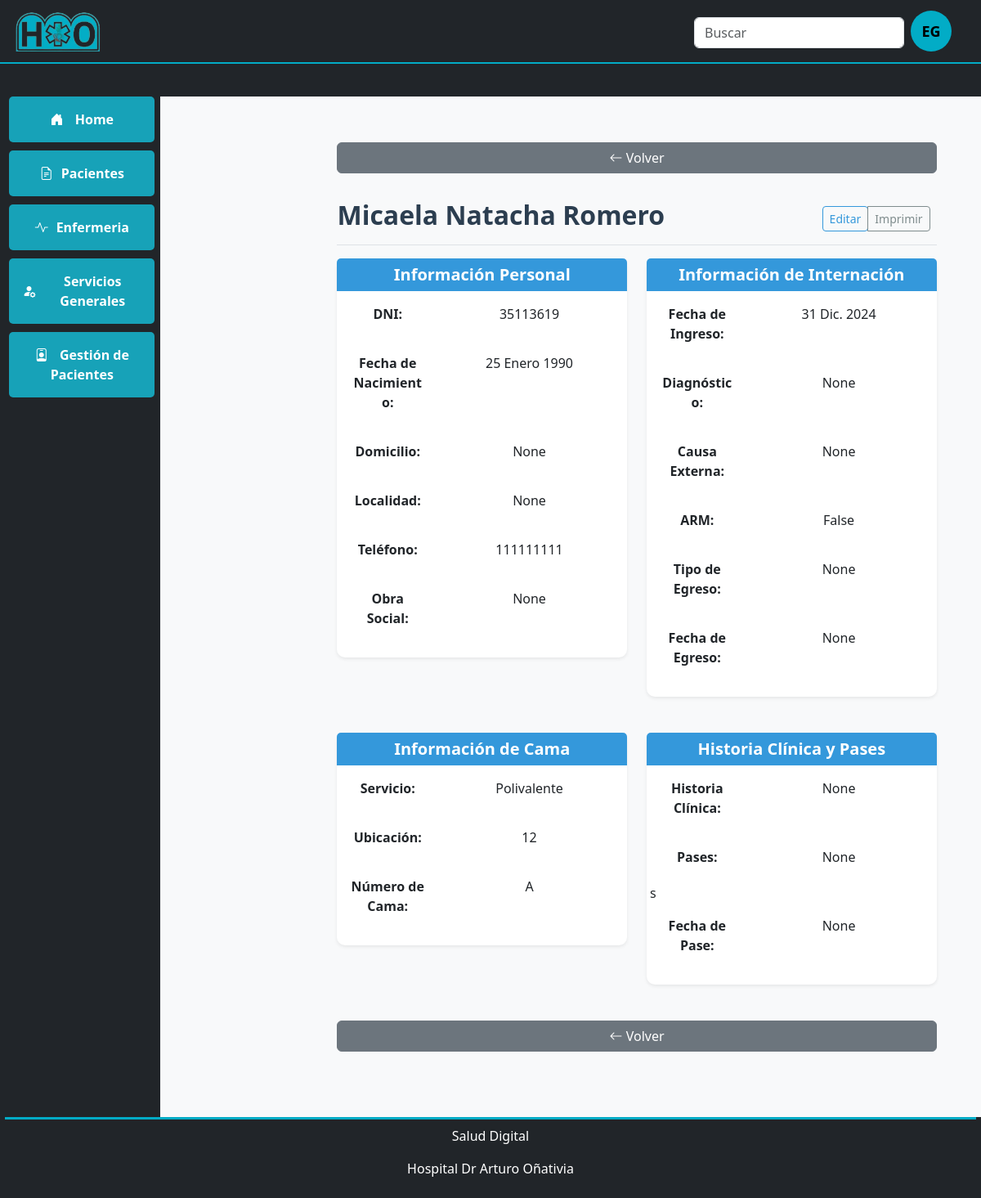
Page /detallepaciente/1/ on the earlier database version.
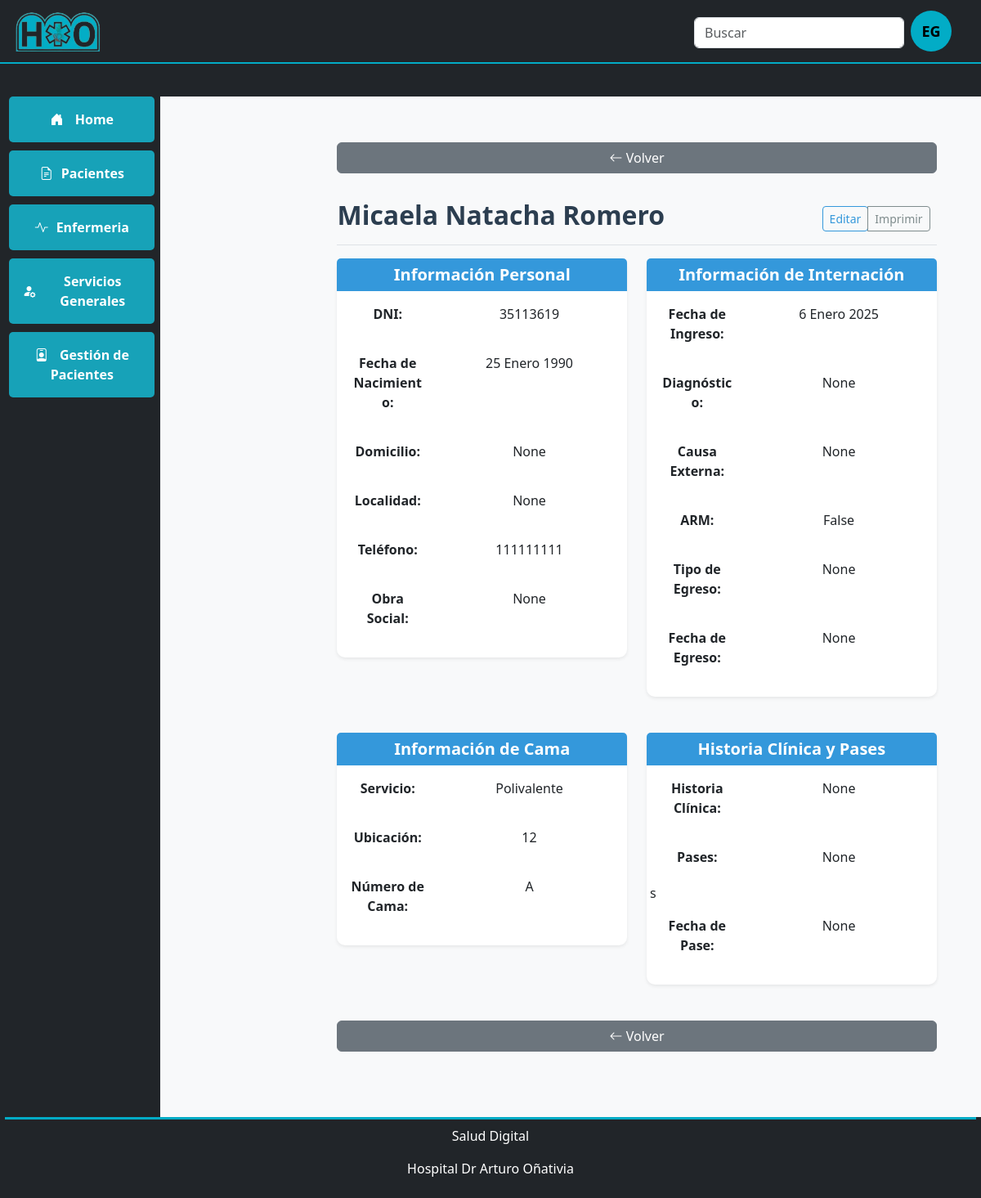
Same page on the later database version.
### pacientes/models.py (models this page shows, shortened)
class Paciente(models.Model):
    nombre_completo = models.CharField(max_length=255, null=True, blank=True)
    dni = models.CharField(max_length=15, unique=True)
    fecha_nacimiento = models.DateField()
    domicilio = models.CharField(max_length=255, null=True, blank=True)
    localidad = models.CharField(max_length=100, null=True, blank=True)
    telefono = models.CharField(max_length=20)
    obra_social = models.CharField(max_length=100, null=True, blank=True)
    fecha_ingreso = models.DateField(default=timezone.now)
    diagnostico = models.CharField(max_length=255, null=True, blank=True)
    causa_externa = models.CharField(max_length=255, null=True, blank=True)  # Solo para pediatría/guardia
    arm = models.BooleanField(default=False)  # Si necesita asistencia respiratoria
    tipo_egreso = models.CharField(max_length=50, null=True, blank=True)  # Alta, Derivado, etc.
    fecha_egreso = models.DateField(null=True, blank=True)
    nombre_tutor = models.CharField(max_length=255, null=True, blank=True)
    dni_tutor = models.CharField(max_length=15, null=True, blank=True)
    historia_clinica = models.CharField(max_length=50, null=True, blank=True)
    pases = models.CharField(max_length=255, null=True, blank=True)  # Detalle de los pases
    fecha_pase = models.DateField(null=True, blank=True)
    @property
    def cama_actual(self):
        paciente_cama = self.pacientecama_set.filter(fecha_liberacion__isnull=True).first()
        return paciente_cama.cama if paciente_cama else None
    def obtener_info_cama(self):
        cama = self.cama_actual
        if cama:
            return {
                "servicio": cama.ubicacion.servicio.nombre,
                "ubicacion": cama.ubicacion.nombre,
                "numero": cama.numero
            }
        else:
            return {
                "servicio": "N/A",
                "ubicacion": "N/A",
                "numero": "No tiene cama asignada"
            }

### gestioncamas/models.py (models this page shows, shortened)
class PacienteCama(models.Model):
    paciente = models.ForeignKey(
        Paciente, on_delete=models.SET_NULL, null=True, blank=True
    )
    cama = models.ForeignKey(Cama, on_delete=models.CASCADE)
    fecha_asignacion = models.DateTimeField(default=timezone.now)
    fecha_liberacion = models.DateTimeField(null=True, blank=True)

class Cama(models.Model):
    ESTADO_CHOICES = [
        ("LIBRE", "Libre"),
        ("OCUPADA", "Ocupada"),
        ("RESERVADA", "Reservada"),
        ("EN_REFACCION", "En Refacción"),
        ("FUERA_DE_SERVICIO", "Fuera de Servicio"),
    ]
    ubicacion = models.ForeignKey(Ubicacion, on_delete=models.CASCADE)
    numero = models.CharField(max_length=20)
    estado = models.CharField(choices=ESTADO_CHOICES, max_length=20)
    notas = models.TextField(blank=True)
    ultima_actualizacion = models.DateTimeField(auto_now=True)
    ultima_limpieza = models.DateTimeField(null=True, blank=True)
    activo = models.BooleanField(default=True)
    created_at = models.DateTimeField(auto_now_add=True)
    updated_at = models.DateTimeField(auto_now=True)

class Ubicacion(models.Model):
    TIPO_CHOICES = [("HABITACION", "Habitación"), ("AREA", "Área")]
    servicio = models.ForeignKey(Servicio, on_delete=models.CASCADE)
    nombre = models.CharField(max_length=100)
    tipo = models.CharField(choices=TIPO_CHOICES, max_length=10)
    capacidad = models.IntegerField()
    notas = models.TextField(blank=True)
    activo = models.BooleanField(default=True)
    created_at = models.DateTimeField(auto_now_add=True)
    updated_at = models.DateTimeField(auto_now=True)

class Servicio(models.Model):
    nombre = models.CharField(max_length=100)
    descripcion = models.TextField()
    color_identificativo = models.CharField(max_length=7)
    orden_visualizacion = models.IntegerField()
    capacidad_total = models.IntegerField()
    nivel_alerta_ocupacion = models.IntegerField()
    activo = models.BooleanField(default=True)
    created_at = models.DateTimeField(auto_now_add=True)
    updated_at = models.DateTimeField(auto_now=True)

### pacientes/views.py (the view)
# urls.py: path('detallepaciente/<int:id>/', views.detallepaciente, name='detallepaciente'),
def detallepaciente(request,id):
    paciente = Paciente.objects.get(pk=id)
    return render(request, 'detallepaciente.html', {'paciente': paciente})

### pacientes/templates/detallepaciente.html (shortened to what the changed rows need)
{% extends "base.html"%}
{% block main_content %}
</head>
<body>
<div class="container-fluid">
    <main class="col-md-10 ms-sm-auto px-md-4">
        <div class="d-flex justify-content-between flex-wrap flex-md-nowrap align-items-center pt-3 pb-2 mb-3 border-bottom">
            <h1 class="h2">{{paciente.nombre_completo}}</h1>
            <div class="btn-toolbar mb-2 mb-md-0">
                <div class="btn-group me-2">
                </div>
            </div>
        </div>
        <div class="row">
            <div class="col-md-6">
                <div class="card mb-4 shadow-sm">
                    <div class="card-body">
                        <div class="row mb-3">
                            <div class="col-sm-4"><strong>DNI:</strong></div>
                            <div class="col-sm-8">{{ paciente.dni }}</div>
                        </div>
                        <div class="row mb-3">
                            <div class="col-sm-4"><strong>Fecha de Nacimiento:</strong></div>
                            <div class="col-sm-8">{{ paciente.fecha_nacimiento }}</div>
                        </div>
                        <div class="row mb-3">
                            <div class="col-sm-4"><strong>Domicilio:</strong></div>
                            <div class="col-sm-8">{{ paciente.domicilio }}</div>
                        </div>
                        <div class="row mb-3">
                            <div class="col-sm-4"><strong>Localidad:</strong></div>
                            <div class="col-sm-8">{{ paciente.localidad }}</div>
                        </div>
                        <div class="row mb-3">
                            <div class="col-sm-4"><strong>Teléfono:</strong></div>
                            <div class="col-sm-8">{{ paciente.telefono }}</div>
                        </div>
                        <div class="row">
                            <div class="col-sm-4"><strong>Obra Social:</strong></div>
                            <div class="col-sm-8">{{ paciente.obra_social }}</div>
                        </div>
                    </div>
                </div>
            </div>
            <div class="col-md-6">
                <div class="card mb-4 shadow-sm">
                    <div class="card-body">
                        <div class="row mb-3">
                            <div class="col-sm-4"><strong>Fecha de Ingreso:</strong></div>
                            <div class="col-sm-8">{{ paciente.fecha_ingreso }}</div>
                        </div>
                        <div class="row mb-3">
                            <div class="col-sm-4"><strong>Diagnóstico:</strong></div>
                            <div class="col-sm-8">{{ paciente.diagnostico }}</div>
                        </div>
                        <div class="row mb-3">
                            <div class="col-sm-4"><strong>Causa Externa:</strong></div>
                            <div class="col-sm-8">{{ paciente.causa_externa }}</div>
                        </div>
                        <div class="row mb-3">
                            <div class="col-sm-4"><strong>ARM:</strong></div>
                            <div class="col-sm-8">{{ paciente.arm }}</div>
                        </div>
                        <div class="row mb-3">
                            <div class="col-sm-4"><strong>Tipo de Egreso:</strong></div>
                            <div class="col-sm-8">  {{ paciente.tipo_egreso }}</div>
                        </div>
                        <div class="row">
                            <div class="col-sm-4"><strong>Fecha de Egreso:</strong></div>
                            <div class="col-sm-8">  {{ paciente.fecha_egreso }}</div>
                        </div>
                    </div>
                </div>
            </div>
        </div>
        <div class="row">
            <div class="col-md-6">
                <div class="card mb-4 shadow-sm">
                    <div class="card-body">
                        <div class="row mb-3">
                            <div class="col-sm-4"><strong>Servicio:</strong></div>
                            <div class="col-sm-8">{{ paciente.obtener_info_cama.servicio}}</div>
                        </div>
                        <div class="row mb-3">
                            <div class="col-sm-4"><strong>Ubicación:</strong></div>
                            <div class="col-sm-8">{{ paciente.obtener_info_cama.ubicacion }}</div>
                        </div>
                        <div class="row">
                            <div class="col-sm-4"><strong>Número de Cama:</strong></div>
                            <div class="col-sm-8">{{ paciente.obtener_info_cama.numero }}</div>
                        </div>
                    </div>
                </div>
            </div>
            <div class="col-md-6">
                <div class="card mb-4 shadow-sm">
                    <div class="card-body">
                        <div class="row mb-3">
                            <div class="col-sm-4"><strong>Historia Clínica:</strong></div>
                            <div class="col-sm-8">{{ paciente.historia_clinica }}</div>
                        </div>
                        <div class="row mb-3">
                            <div class="col-sm-4"><strong>Pases:</strong></div>
                            <div class="col-sm-8">{{ paciente.pases }}</div>s
                        </div>
                        <div class="row">
                            <div class="col-sm-4"><strong>Fecha de Pase:</strong></div>
                            <div class="col-sm-8">{{ paciente.fecha_pase }}</div>
                        </div>
                    </div>
                </div>
            </div>
        </div>
    </main>
</div>
</div>
{% endblock%}

Differences in the rows shown:
changed Paciente "Micaela Natacha Romero": fecha_ingreso "31 Dic. 2024" → "6 Enero 2025"
